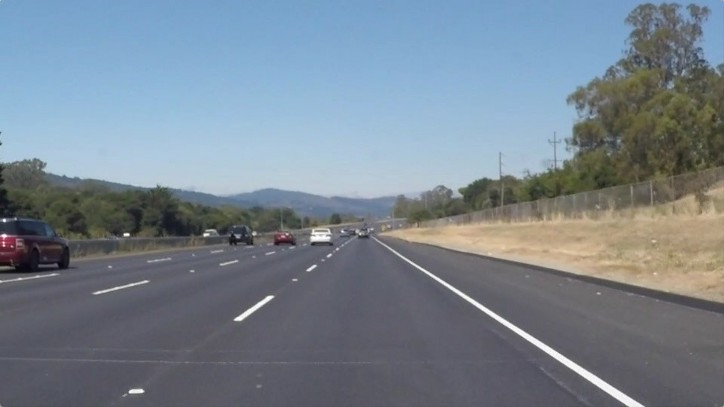
#> input picture 영상처리_엣지&지역특징검출_9/1-엣지/2-허프변환/road.jpeg, 724 x 407 px
$ jupyter execute lane.ipynb
#> lines starting #> are read from the running program, lines starting #| are printed output that depends on the picture; after the words box and inside, x2 and y2 are one past the last pixel; in counts of white or black regions, pixels touching at a corner belong together
# 차선 인식

[cell 1]
import cv2 as cv
import numpy as np
import matplotlib.pyplot as plt

## 1. 컬러영상 흑백으로 바꾸기

[cell 2]
roi = cv.imread('road.jpeg')
#> roi is the input picture: shape (407, 724, 3); mean B, G, R 143.5, 132, 119.9
b,g,r = cv.split(roi)
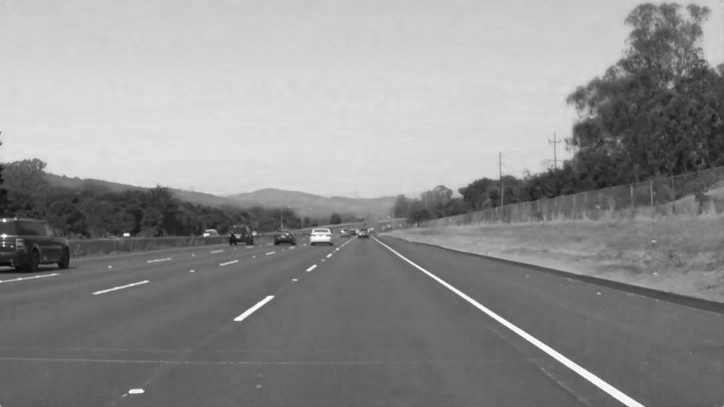
#> b: shape (407, 724); min 3, max 255, mean 143.5
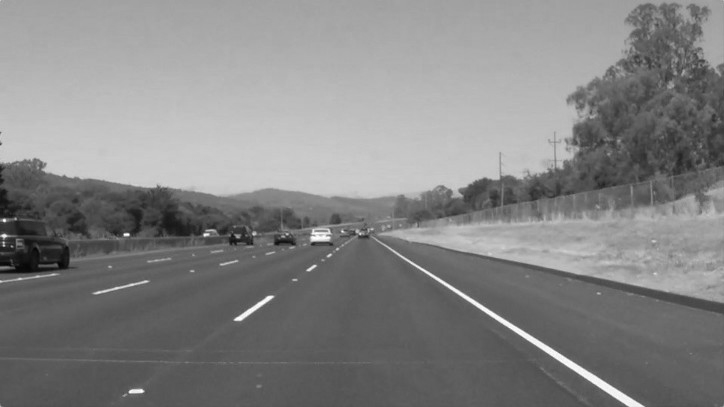
#> g: shape (407, 724); min 1, max 255, mean 132
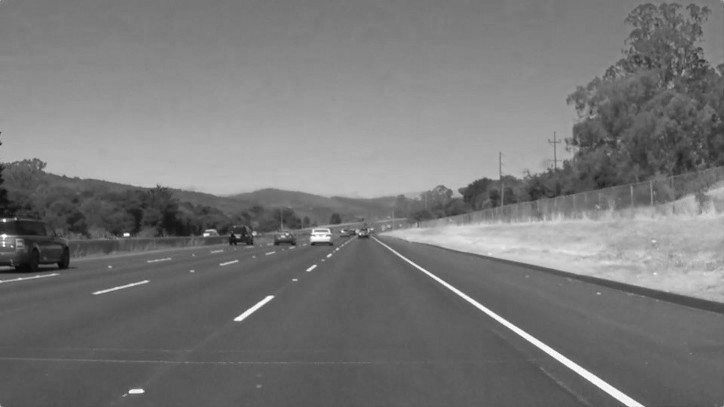
#> r: shape (407, 724); min 3, max 255, mean 119.9
img = cv.merge([r,g,b])
plt.imshow(img)

[cell 3]
roi_gray = cv.cvtColor(roi,cv.COLOR_BGR2GRAY)
plt.imshow(roi_gray, cmap='gray')

## Threshhold(Optional)

[cell 4]
ret, thresh = cv.threshold(roi_gray,127,255,cv.THRESH_BINARY)
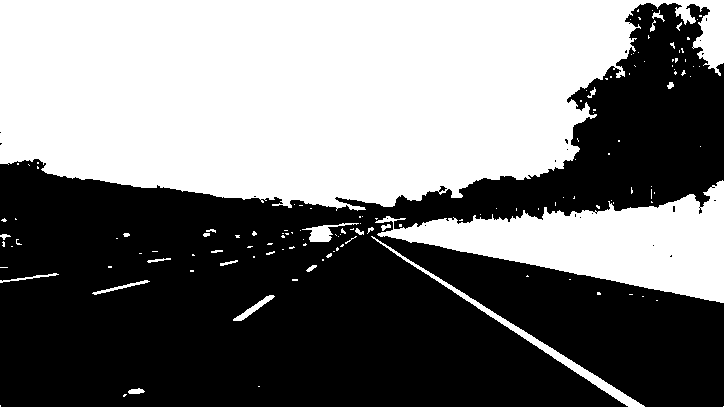
#> thresh: shape (407, 724); 46.8% white; 140 white regions (116 under 20 px), largest, box (x1, y1, x2, y2) and area: (0, 0, 724, 211) 114551, (375, 180, 724, 303) 19443, (371, 236, 645, 407) 1824
plt.imshow(thresh, cmap='gray')

## 2. 엣지 검출(Canny Edge)

[cell 5]
edge_img = cv.Canny(roi_gray,50,150)
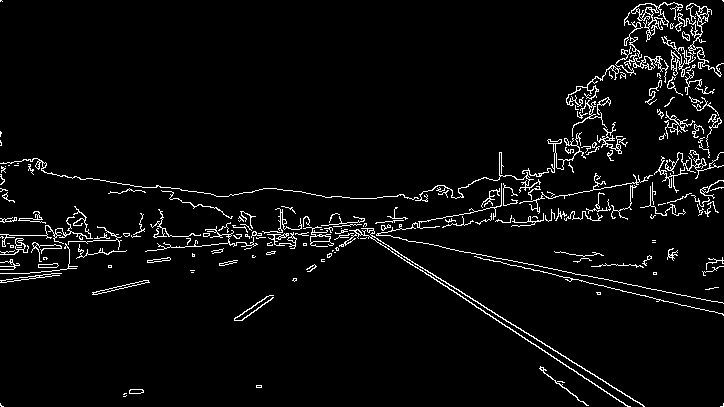
#> edge_img: shape (407, 724); 4.1% white in thin lines or dots
plt.imshow(edge_img,cmap='gray')

## 3. 허프변환(Hough Transform)으로 직선검출

[cell 6]
output = img.copy()
lines = cv.HoughLines(edge_img, 1, np.pi / 180, 50, None, 0, 0)
#> lines = 1404 rows, first 8: [3, 2.13], [143, 1.8], [-2, 2.15], [262, 1.48], [158, 1.76], [248, 1.52], [236, 1.54], [245, 1.52]
line = lines[0]
#> line = [[3, 2.13]]
for rho,theta in line:
    a = np.cos(theta)
    b = np.sin(theta)
    x0 = a*rho
    y0 = b*rho
    x1 = int(x0 + 1000*(-b))
    y1 = int(y0 + 1000*(a))
    x2 = int(x0 - 1000*(-b))
    y2 = int(y0 - 1000*(a))

    cv.line(output,(x1,y1),(x2,y2),(0,0,255),2)
#> this loop made 1 pass
#> (rho, theta, a, b, x0, y0, x1, y1) on pass 1: (3, 2.13, -0.53, 0.848, -1.59, 2.54, -849, -527)
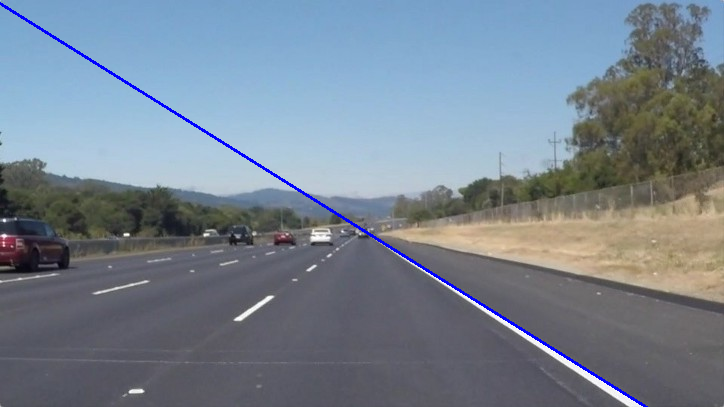
#> output: shape (407, 724, 3); mean R, G, B 118.9, 130.9, 144.1
plt.imshow(output)

[cell 7]
output = img.copy()
lines = cv.HoughLines(edge_img, 1, np.pi / 180, 50, None, 0, 0)
for line in lines:
    for rho,theta in line:
        a = np.cos(theta)
        b = np.sin(theta)
        x0 = a*rho
        y0 = b*rho
        x1 = int(x0 + 1000*(-b))
        y1 = int(y0 + 1000*(a))
        x2 = int(x0 - 1000*(-b))
        y2 = int(y0 - 1000*(a))

        cv.line(output,(x1,y1),(x2,y2),(0,0,255),2)
#> this loop made 1404 passes
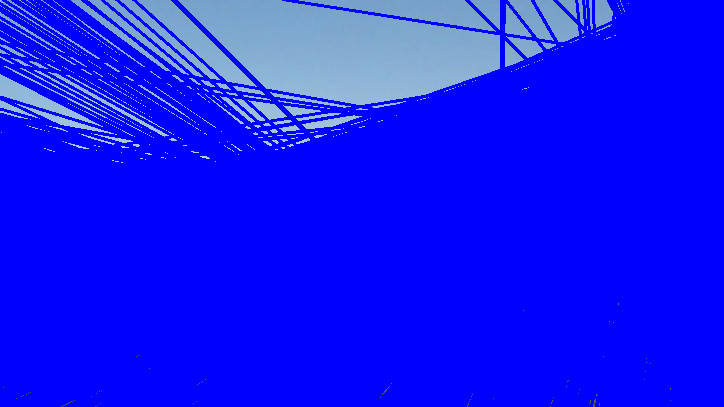
#> output: shape (407, 724, 3); mean R, G, B 18.8, 24.5, 248.5
plt.imshow(output)
